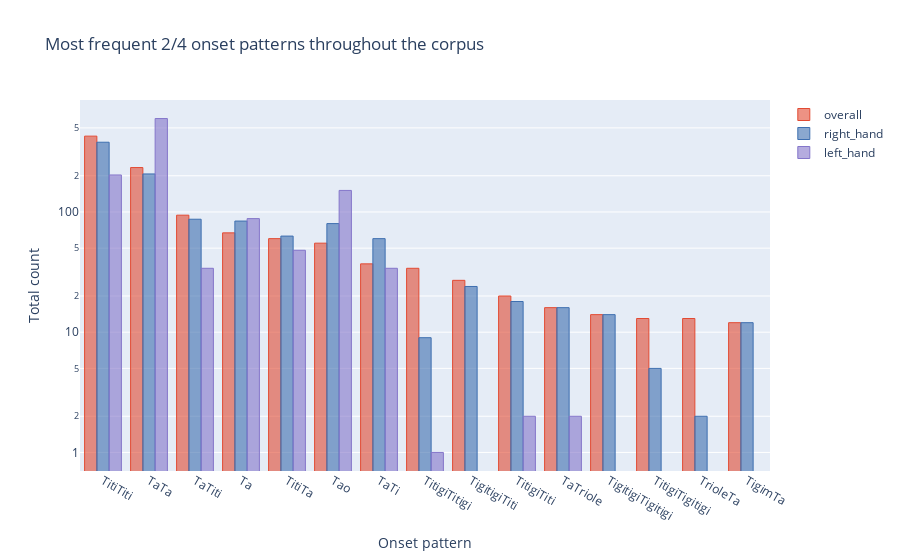

The notebook cell this image was saved under:
### Markdown cell above
### Most frequent patterns in double meter (2/4)

In this plot we show the most frequent onset patterns for all pieces with time signature 2/4 throughout the corpus. The analysis is split into the patterns of entire measures, those within the right and the left hand. The most frequent patterns are very common and rhythmically transparent combinations of the atoms
* Tao (Half note)
* Ta (Quarter note)
* Titi (Two eights)
* Tigitigi (Four sixteenths)
* Triole (Triplet of eights)

Two spikes among the left hand patterns (the slower rhythms TaTa and Tao) show that these are particularly common for the left hand which mostly fulfills an accompagnying function.

### Code cell
pd.read_csv(os.path.join(data_tsv, 'onset_pattern_double.tsv'), sep='\t', index_col=0).iplot('bar', 
               layout=dict(yaxis={'type': 'log', 
                                  'title': 'Total count'},
                           xaxis={'title': 'Onset pattern'},
                           title='Most frequent 2/4 onset patterns throughout the corpus'))

### Figure 1 — Plotly figure (JSON) as saved in the notebook; plotly's stock layout.template omitted (floating-point values rounded to 4 significant figures)
{"data": [{"marker": {"color": "rgba(226, 74, 51, 0.6)", "line": {"color": "rgba(226, 74, 51, 1.0)", "width": 1}}, "name": "overall", "orientation": "v", "text": "", "type": "bar", "x": ["TitiTiti", "TaTa", "TaTiti", "Ta", "TitiTa", "Tao", "TaTi", "TitigiTitigi", "TigitigiTiti", "TitigiTiti", "TaTriole", "TigitigiTigitigi", "TitigiTigitigi", "TrioleTa", "TigimTa"], "y": [427, 234, 94, 67, 60, 55, 37, 34, 27, 20, 16, 14, 13, 13, 12]}, {"marker": {"color": "rgba(62, 111, 176, 0.6)", "line": {"color": "rgba(62, 111, 176, 1.0)", "width": 1}}, "name": "right_hand", "orientation": "v", "text": "", "type": "bar", "x": ["TitiTiti", "TaTa", "TaTiti", "Ta", "TitiTa", "Tao", "TaTi", "TitigiTitigi", "TigitigiTiti", "TitigiTiti", "TaTriole", "TigitigiTigitigi", "TitigiTigitigi", "TrioleTa", "TigimTa"], "y": [380, 207, 87, 84, 63, 80, 60, 9, 24, 18, 16, 14, 5, 2, 12]}, {"marker": {"color": "rgba(132, 118, 202, 0.6)", "line": {"color": "rgba(132, 118, 202, 1.0)", "width": 1}}, "name": "left_hand", "orientation": "v", "text": "", "type": "bar", "x": ["TitiTiti", "TaTa", "TaTiti", "Ta", "TitiTa", "Tao", "TaTi", "TitigiTitigi", "TigitigiTiti", "TitigiTiti", "TaTriole", "TigitigiTigitigi", "TitigiTigitigi", "TrioleTa", "TigimTa"], "y": [203, 598, 34, 88, 48, 151, 34, 1, "", 2, 2, "", "", "", ""]}], "layout": {"autosize": true, "title": {"text": "Most frequent 2/4 onset patterns throughout the corpus"}, "xaxis": {"autorange": true, "range": [-0.5, 14.5], "title": {"text": "Onset pattern"}, "type": "category"}, "yaxis": {"autorange": true, "range": [-0.1543, 2.931], "title": {"text": "Total count"}, "type": "log"}}}
